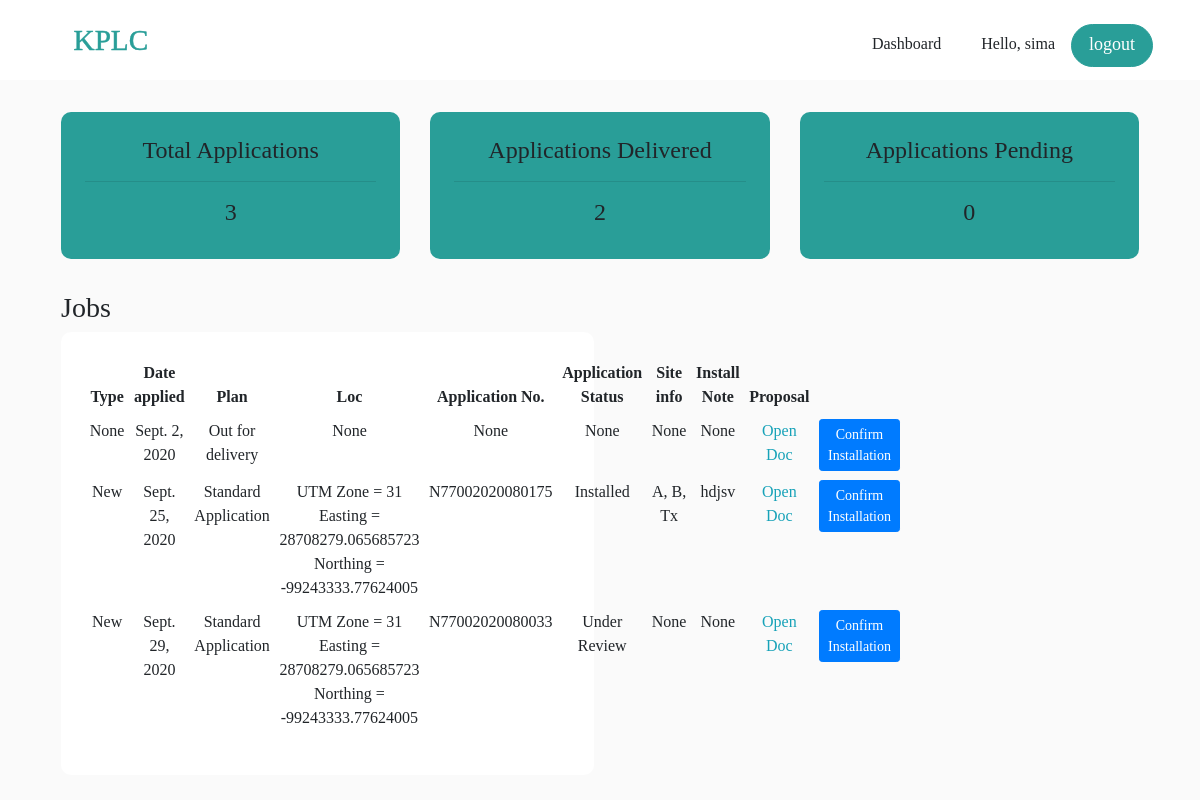
Page /consengineer (signed in) on the committed database.
### accounts/models.py (models this page shows, shortened)
class Order(models.Model):
    STATUS = (
        ('Standard Application', 'Standard Application'),
        ('Premium Application', 'Premium Application'),
    )
    AGREESTATUS = (
        ('YES I AGREE', 'YES I AGREE'),
        ('NO I DO NOT AGREE', 'NO I DO NOT AGREE'),
    )
    APPSTATUS = (
        ('Under Review', 'Under Review'),
        ('Waiting for Qoute', 'Waiting for Qoute'),
        ('On Design', 'On Design'),
        ('Site visited', 'Site visited'),
        ('Installed', 'Installed'),
    )
    customer = models.ForeignKey(Customer, null=True, on_delete=models.SET_NULL)
    product = models.ForeignKey(Product, null=True, on_delete=models.SET_NULL)
    status = models.CharField(max_length=200, null=True, blank=True, choices=STATUS) #Plan Standard or Premium
    loc = models.CharField(max_length=200, null=True, blank=True) #location cordinates
    appstatus = models.CharField(max_length=200, default="Under Review", null=True, blank=True) #application status
    appnum = models.CharField(max_length=200, null=True, blank=True) #application number
    siteinfo = models.CharField(max_length=200, null=True, blank=True) #site information
    agreebtn = models.CharField(max_length=200, null=True, blank=True, choices=AGREESTATUS)
    agreewayleave = models.CharField(max_length=200, null=True, blank=True, choices=AGREESTATUS)
    qoutation = models.FileField(null=True, blank=True)
    appcontrol = models.CharField(max_length=200, default="busdevclerk", null=True, blank=True) #To note what has been done to the application
    installnote = models.CharField(max_length=400, null=True, blank=True) #Engineer intallation note
    proposal = models.FileField(null=True, blank=True)
    maplatlon = models.CharField(max_length=400, null=True, blank=True) #The map coordinates
    payment = models.FileField(null=True, blank=True)
    date_created = models.DateField(auto_now_add=True)

class Customer(models.Model):
    COUNTIES = [
        ("Mombasa","Mombasa"),
        ("Kwale","Kwale"),
        ("Kilifi","Kilifi"),
        ("Tana River","Tana River"),
        ("Tana River","Tana River"),
        ("Taita Taveta","Taita Taveta")
    ]
    WARDS = [
        ( "CHAANI","CHAANI"),
        ( "MIRITINI","MIRITINI"),
        ( "AIRPORT","AIRPORT"),
        ( "PORT REITZ","PORT REITZ"),
        ( "KIPEVU","KIPEVU"),
        ( "JOMVU KUU","JOMVU KUU"),
        ( "MAGONGO","MAGONGO"),
        ( "MIKINDANI","MIKINDANI"),
        ( "SHANZU","SHANZU"),
        ( "MWAKIRUNGE","MWAKIRUNGE"),
        ( "MJAMBERE","MJAMBERE"),
        ( "MAGOGONI","MAGOGONI"),
        ( "JUNDA","JUNDA"),
        ( "MTOPANGA","MTOPANGA"),
        ( "BAMBURI","BAMBURI"),
        ( "MKOMANI","MKOMANI"),
        ( "KONGOWEA","KONGOWEA"),
        ( "KADZANDANI","KADZANDANI"),
        ( "ZIWA LA NG'OMBE","ZIWA LA NG'OMBE"),
        ( "FRERE TOWN","FRERE TOWN"),
        ( "MTONGWE","MTONGWE"),
        ( "TIMBWANI","TIMBWANI"),
        ( "BOFU","BOFU"),
        ( "LIKONI","LIKONI"),
        ( "SHIKA ADABU","SHIKA ADABU"),
        ( "MJI WA KALE/ MAKADARA","MJI WA KALE/ MAKADARA"),
        ( "TUDOR","TUDOR"),
        ( "TONONOKA","TONONOKA"),
        ( "SHIMANZI/ GANJONI","SHIMANZI/ GANJONI"),
        ( "MAJENGO","MAJENGO"),
        ( "RAMISI","RAMISI"),
        ( "GOMBATO BONGWE","GOMBATO BONGWE"),
        ( "UKUNDA","UKUNDA"),
        ( "KINONDO","KINONDO"),
        ( "PONGWE KIDIMU/KIGWEDE","PONGWE KIDIMU/KIGWEDE"),
        ( "VANGA","VANGA"),
        ( "MWERENI","MWERENI"),
        ( "DZOMBO","DZOMBO"),
        ( "KUBO SOUTH","KUBO SOUTH"),
        ( "MKONGANI","MKONGANI"),
        ( "TSIMBA GOLINI","TSIMBA GOLINI"),
        ( "TIWI","TIWI"),
        ( "WAA","WAA"),
        ( "MACKINON ROAD","MACKINON ROAD"),
        ( "NDAVAYA","NDAVAYA"),
        ( "PUMA","PUMA"),
        ( "KINANGO","KINANGO"),
        ( "KASEMENI","KASEMENI"),
        ( "MWAVUMBO","MWAVUMBO"),
        ( "CHENGONI/SAMBURU","CHENGONI/SAMBURU"),
        ( "MATSANGONI","MATSANGONI"),
        ( "MNARANI","MNARANI"),
        ( "SOKONI","SOKONI"),
        ( "TEZO","TEZO"),
        ( "KIBARANI","KIBARANI"),
        ( "WATAMU","WATAMU"),
        ( "DABASO","DABASO"),
        ( "JUNJU","JUNJU"),
        ( "SHIMO LA TEWA","SHIMO LA TEWA"),
        ( "MTEPENI","MTEPENI"),
        ( "CHASIMBA","CHASIMBA"),
        ( "MWARAKAYA","MWARAKAYA"),
        ( "KAYAFUNGO","KAYAFUNGO"),
        ( "MARIAKANI","MARIAKANI"),
        ( "MWANAMWINGA","MWANAMWINGA"),
        ( "KALOLENI","KALOLENI"),
        ( "JIBANA/KAMBE/RIBE","JIBANA/KAMBE/RIBE"),
        ( "MAZERASRABAI/KISURUTINI","MAZERASRABAI/KISURUTINI"),
        ( "MWAWESA","MWAWESA"),
        ( "RURUMA","RURUMA"),
        ( "SOKOKE","SOKOKE"),
        ( "BAMBA","BAMBA"),
        ( "JARIBUNI","JARIBUNI"),
        ( "DUNGICHA/ GANZE","DUNGICHA/ GANZE"),
        ( "JILORE","JILORE"),
        ( "GANDA","GANDA"),
        ( "KAKUYUNI","KAKUYUNI"),
        ( "SHELLA","SHELLA"),
        ( "MALINDI TOWN","MALINDI TOWN"),
        ( "ADU","ADU"),
        ( "MARAFA","MARAFA"),
        ( "SABAKI","SABAKI"),
        ( "MAGARINI","MAGARINI"),
        ( "GONGONI","GONGONI"),
        ( "GARASHI","GARASHI"),
        ( "GARSEN NORTH","GARSEN NORTH"),
        ( "GARSEN WEST","GARSEN WEST"),
        ( "GARSEN CENTRAL","GARSEN CENTRAL"),
        ( "KIPINI EAST","KIPINI EAST"),
        ( "GARSEN SOUTH","GARSEN SOUTH"),
        ( "KIPINI WEST","KIPINI WEST"),
        ( "CHEWANI","CHEWANI"),
        ( "KINAKOMBA","KINAKOMBA"),
        ( "MAKINDUNI","MAKINDUNI"),
        ( "WAYU","WAYU"),
        ( "BANGALE","BANGALE"),
        ( "CHEWELE","CHEWELE"),
        ( "HIRIMAN","HIRIMAN"),
        ( "MADOGO","MADOGO"),
        ( "SALA","SALA"),
        ( "KIUNGA","KIUNGA"),
        ( "BASUBA","BASUBA"),
        ( "FAZA","FAZA"),
        ( "MKOMANI","MKOMANI"),
        ( "SHELLA","SHELLA"),
        ( "WITU","WITU"),
        ( "HINDI","HINDI"),
        ( "HONGWE","HONGWE"),
        ( "BAHARI","BAHARI"),
        ( "MKUNUMBI","MKUNUMBI"),
        ( "MATA","MATA"),
        ( "MAHOO","MAHOO"),
        ( "MBOGHONI","MBOGHONI"),
        ( "CHALA","CHALA"),
        ( "BOMANI","BOMANI"),
        ( "MWANDA/MGANGE","MWANDA/MGANGE"),
        ( "KISHUSHE/WUMINGU","KISHUSHE/WUMINGU"),
        ( "WERUGHA","WERUGHA"),
        ( "WUNDANYI/MBALE","WUNDANYI/MBALE"),
        ( "CHAWIA","CHAWIA"),
        ( "BURA","BURA"),
        ( "WUSI/KISHAMBA","WUSI/KISHAMBA"),
        ( "RONGE","RONGE"),
        ( "MWATATE","MWATATE"),
        ( "NGOLIA","NGOLIA"),
        ( "KASIGAU","KASIGAU"),
        ( "MARUNGU","MARUNGU"),
        ( "SAGALA","SAGALA"),
        ( "MBOLOLO","MBOLOLO"),
        ( "KALOLENI","KALOLENI"),
    ]
    CONSTITUENCIES = [
        ( "Changamwe","Changamwe"),
        ( "Jomvu","Jomvu"),
        ( "Kisauni","Kisauni"),
        ( "Nyali","Nyali"),
        ( "Likoni","Likoni"),
        ( "Mvita","Mvita"),
        ( "Msambweni","Msambweni"),
        ( "Lunga Lunga","Lunga Lunga"),
        ( "Matuga","Matuga"),
        ( "Kinango","Kinango"),
        ( "Kilifi North","Kilifi North"),
        ( "Kilifi South","Kilifi South"),
        ( "Kaloleni","Kaloleni"),
        ( "Rabai","Rabai"),
        ( "Ganze","Ganze"),
        ( "Malindi","Malindi"),
        ( "Magarini","Magarini"),
        ( "Garsen","Garsen"),
        ( "Galole","Galole"),
        ( "Bura","Bura"),
        ( "Lamu East","Lamu East"),
        ( "Lamu West","Lamu West"),
        ( "Taveta","Taveta"),
        ( "Wundanyi","Wundanyi"),
        ( "Mwatate","Mwatate"),
        ( "Voi","Voi")
    ]
    user = models.OneToOneField(User, null=True, blank=True, on_delete=models.CASCADE)
    name = models.CharField(max_length=200, null=True,blank=True)
    phone = models.CharField(max_length=200, null=True, blank=True)
    email = models.CharField(max_length=200, null=True, blank=True)
    middlename = models.CharField(max_length=200, null=True, blank=True)
    lastname = models.CharField(max_length=200, null=True, blank=True)
    idtype = models.CharField(max_length=200, null=True, blank=True)
    idnum = models.CharField(max_length=200, null=True, blank=True)
    pin = models.CharField(max_length=200, null=True, blank=True)
    country = models.CharField(max_length=200, null=True,  choices=COUNTIES)
    pobox = models.CharField(max_length=200, null=True, blank=True)
    town = models.CharField(max_length=200, null=True, blank=True)
    constituency = models.CharField(max_length=200, null=True, choices=CONSTITUENCIES)
    ward = models.CharField(max_length=200, null=True, choices=WARDS)
    lr_num = models.CharField(max_length=200, null=True, blank=True)
    estate_village = models.CharField(max_length=200, null=True, blank=True)
    duplicate = models.CharField(max_length=200, null=True, blank=True)
    vcode = models.CharField(max_length=200, null=True, blank=True)
    ccp = models.CharField(max_length=200, null=True, blank=True) #customer contract persomn
    voltage = models.CharField(max_length=200, null=True, blank=True)
    connetype = models.CharField(max_length=200, null=True, blank=True)
    connedate = models.CharField(max_length=200, null=True, blank=True)
    amd = models.CharField(max_length=200, null=True, blank=True) #authorised max demand
    profile_pic = models.FileField(null=True, blank=True) #id
    pincertificate = models.FileField(null=True, blank=True)
    td = models.FileField(null=True, blank=True) #titile deed
    wc = models.FileField(null=True, blank=True) #wiring certificate

class Product(models.Model):
    CATEGORY = (
        ('Standard Application', 'Standard Application'),
        ('Premium Application', 'Premium Application'),
    )
    name = models.CharField(max_length=200, null=True, blank=True)
    price = models.FloatField(max_length=200, null=True)
    category = models.CharField(max_length=200, null=True, choices=CATEGORY)
    description = models.CharField(max_length=200, null=True)
    date_created = models.DateTimeField(auto_now_add=True)
    tag = models.ManyToManyField(Tag)
    def __str__(self):
        return self.name

### accounts/decorators.py (the view)
    def wrapper_func(request, *args, **kwargs):
        group = None
        if request.user.groups.exists():
            group = request.user.groups.all()[0].name
        if group == 'customer':
            return redirect('user')
        if group == 'admin':
            return view_func(request, *args, **kwargs)

### accounts/views.py (called while the page is built)
@login_required(login_url='login')
@admin_only
def consengineer(request):
    orders = Order.objects.all()
    customers = Customer.objects.all()
    total_orders = orders.count()
    total_delivered = orders.filter(status='Standard Application').count()
    total_pending = orders.filter(status='Premium Application').count()
    context = {'orders':orders,'customers':customers, 'total_orders':total_orders,'total_delivered':total_delivered,'total_pending':total_pending}
    return render(request, 'accounts/engineer.html', context)

### accounts/templates/accounts/engineer.html (shortened to what this page needs)
{% extends 'accounts/main.html' %}
{% load static %}
{% block content %}
<nav class="navbar navbar-expand-md fixed-top">
    <div class="container-fluid">
      <a class="navbar-brand" href="#"><img src="../../../static/imgs/logo.svg" class="img-fluid" alt=""></a>
      <div class="collapse navbar-collapse" id="navbarsExampleDefault">
        <ul class="navbar-nav ml-auto">
          <li class="nav-item mr-3 mt-3">
            <a class="nav-link active">Dashboard</a>
          </li>
           <li class="nav-item mr-3 mt-3 pt-2">
            <p>Hello, {{request.user}}</p>
           </li>
           <li class="nav-item mr-3 mt-3">
            <a class="btn btn-primary btn-md logoutbtn" href="{% url 'logout' %}" role="button">logout</a>
           </li>
        </ul>
      </div>
   </div>
</nav>
<br>
<br>
<br>
<br>
<section id="stats">
    <div class="container">
        <div class="row p-3">
            <div class="col-md-4 col-lg-4">
                <div class="totalorders text-center p-4">
                    <h4>Total Applications</h4>
                    <hr>
                    <h4>{{total_orders}}</h4>
                </div>
            </div>
            <div class="col-md-4 col-lg-4">
                <div class="totalorders text-center p-4">
                    <h4>Applications Delivered</h4>
                    <hr>
                    <h4>{{total_delivered}}</h4>
                </div>
            </div>
            <div class="col-md-4 col-lg-4">
                <div class="totalorders text-center p-4">
                    <h4>Applications Pending</h4>
                    <hr>
                    <h4>{{total_pending}}</h4>
                </div>
            </div>
        </div>
    </div>
</section>
<section id="orders">
    <div class="container">
        <div class="row p-3">
            <div class="col-md-4 col-lg-4">
                <h3>Jobs</h3>
                <div class="totalorders2 text-center p-4">
                    <div class="table-responsive-md">
                        <table class="table table-borderless table-sm">
                           <thead>
                               <tr>
                                   <th scope="col">Type</th>
                                   <th scope="col">Date applied</th>
                                   <th scope="col">Plan</th>
                                   <th scope="col">Loc</th>
                                   <th scope="col">Application No.</th>
                                   <th scope="col">Application Status</th>
                                   <th scope="col">Site info</th>
                                   <th scope="col">Install Note</th>
                                   <th scope="col">Proposal</th>
                               </tr>
                           </thead>
                           <tbody>
                               {% for i in orders %}
                                <tr>
                                    <td>{{i.product}}</td>
                                    <td>{{i.date_created}}</td>
                                    <td>{{i.status}}</td>
                                    <td>{{i.loc}}</td>
                                    <td>{{i.appnum}}</td>
                                    <td>{{i.appstatus}}</td>
                                    <td>{{i.siteinfo}}</td>
                                    <td>{{i.installnote}}</td>
                                    <td><a href="/imgs/{{i.proposal}}" class="text-info">Open Doc</a></td>
                                    <td>
                                        {% for j in customers %}
                                            {% ifequal j.id i.customer.id %}
                                                <a id="jobinstall{{ forloop.counter0 }}" class="btn btn-primary btn-sm" href="{% url 'create_orderthree' j.id %}" role="button">Confirm Installation</a>
                                            {% endifequal %}
                                        {% endfor %}
                                    </td>
                                </tr>
                               {% endfor %}
                           </tbody>
                       </table>
                    </div>
                </div>
            </div>
        </div>
    </div>
</section>
{% endblock content %}

### static/css/styles.css (style rules this page uses)
body { background: #fafafa; }
.totalorders { background: #ffffff; border-radius: 10px; }
#orders .totalorders2 { background: #ffffff; border-radius: 10px; width: 157%; }

### static/css/custom.css (style rules this page uses)
body { position: relative; font-family: aleo-regular-webfont; }
.navbar-brand img { height: 36px; width: 155px; border-radius: 10px; }
.navbar { background: #ffff; }
.nav-link { color: #21242B; }
.logoutbtn { height: 43px; background: #299E98; border-radius: 39px; color: #ffffff; font-size: 18px; width: 82px; border: 1px solid #299E98; }
.totalorders { background: #299E98; border-radius: 10px; }

### static/css/orderform.css (style rules this page uses)
body { overflow-x: hidden; }
p { 12px; }
::placeholder { color: #B3BBBE; opacity: 0.8; }

### accounts/templates/accounts/main.html (style rules this page uses)
body { overflow-x: hidden; }

### rows in the picture
Order: product "None", date_created "Sept. 2, 2020", status "Out for delivery", loc "None", appnum "None", appstatus "None", siteinfo "None", installnote "None"
Order: product "New", date_created "Sept. 25, 2020", status "Standard Application", loc "UTM Zone = 31 Easting = 28708279.065685723 Northing = -99243333.77624005", appnum "N77002020080175", appstatus "Installed", siteinfo "A, B, Tx", installnote "hdjsv"
Order: product "New", date_created "Sept. 29, 2020", status "Standard Application", loc "UTM Zone = 31 Easting = 28708279.065685723 Northing = -99243333.77624005", appnum "N77002020080033", appstatus "Under Review", siteinfo "None", installnote "None"

### other values in the picture
{{ request.user }} "sima"
{{ total_orders }} "3"
{{ total_delivered }} "2"
{{ total_pending }} "0"
